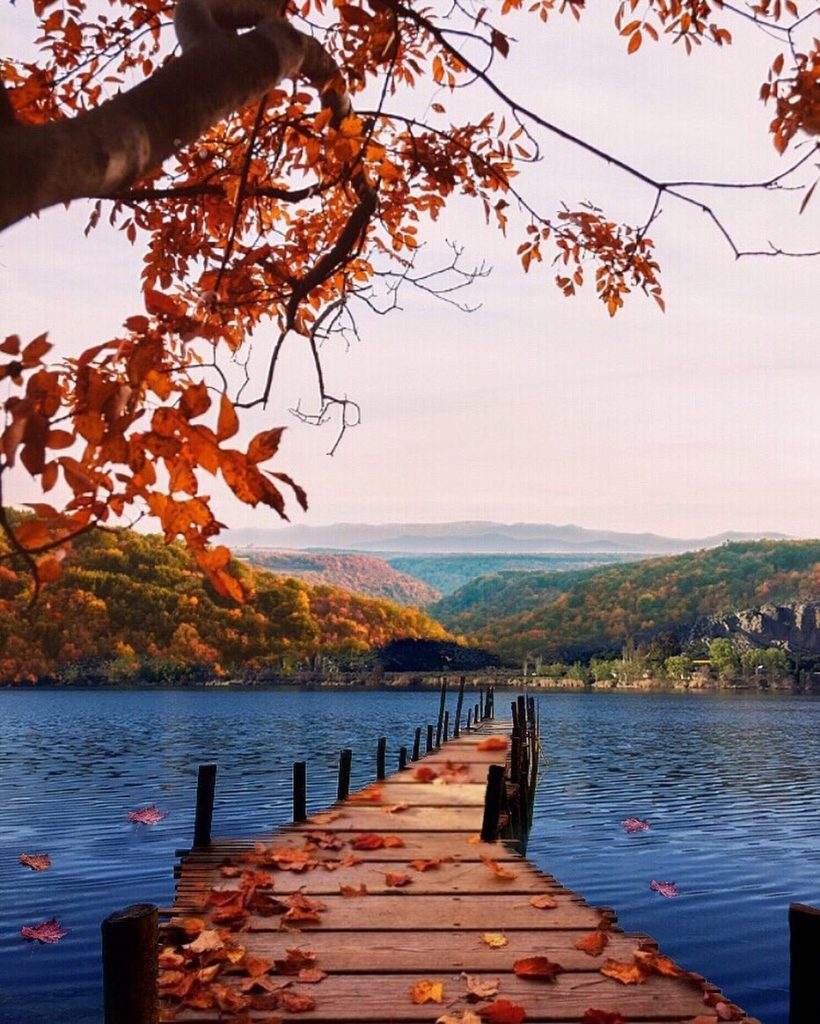
#> input picture comp_vision/l_2/22.jpg, 820 x 1024 px, found by its file name
$ jupyter execute --allow-errors comp_vision_2.ipynb
#> lines starting #> are read from the running program, lines starting #| are printed output that depends on the picture
[cell 1]
import cv2
import numpy as np
from matplotlib import pyplot as plt

[cell 2]
plt.rcParams['figure.figsize'] = [15, 5]

# Завантаження фото
img1 = cv2.imread(r"C:\Users\User\Downloads\22.jpg")
#> img1 is the input picture: shape (1024, 820, 3); mean B, G, R 124.4, 123, 145.9
img1 = cv2.cvtColor(img1, cv2.COLOR_BGR2RGB)

img2 = cv2.imread(r"C:\Users\User\Downloads\44.jpg")
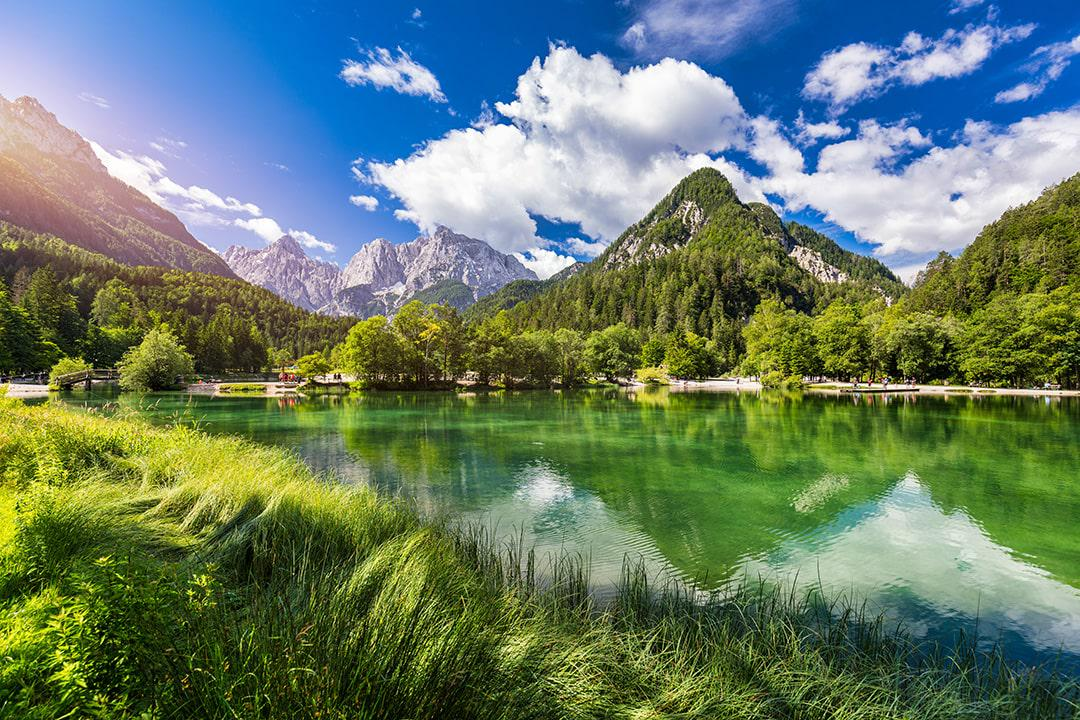
#> input picture comp_vision/l_2/44.jpg, 1080 x 720 px, found by its file name
#> img2 is the input picture: shape (720, 1080, 3); mean B, G, R 105.3, 125.5, 103.8
img2 = cv2.cvtColor(img2, cv2.COLOR_BGR2RGB)

**White Patch**

Ідея алгоритму:
припускається, що найсвітліший піксель на зображенні має бути білим.

[cell 3]
def white_patch(img):
    # вибираємо піксель, який вважаємо білим
    row, col = 485, 567
    white = img[row, col, :]
#> white = [244, 223, 220]

    # обчислюємо коефіцієнти масштабування для каналів
    coeffs = 255.0 / white
#> coeffs = [1.05, 1.14, 1.16]

    # створюємо нове зображення
    balanced = np.zeros_like(img, dtype=np.float32)

    for channel in range(3):
        balanced[..., channel] = img[..., channel] * coeffs[channel]

    balanced = balanced / 255
    balanced[balanced > 1] = 1
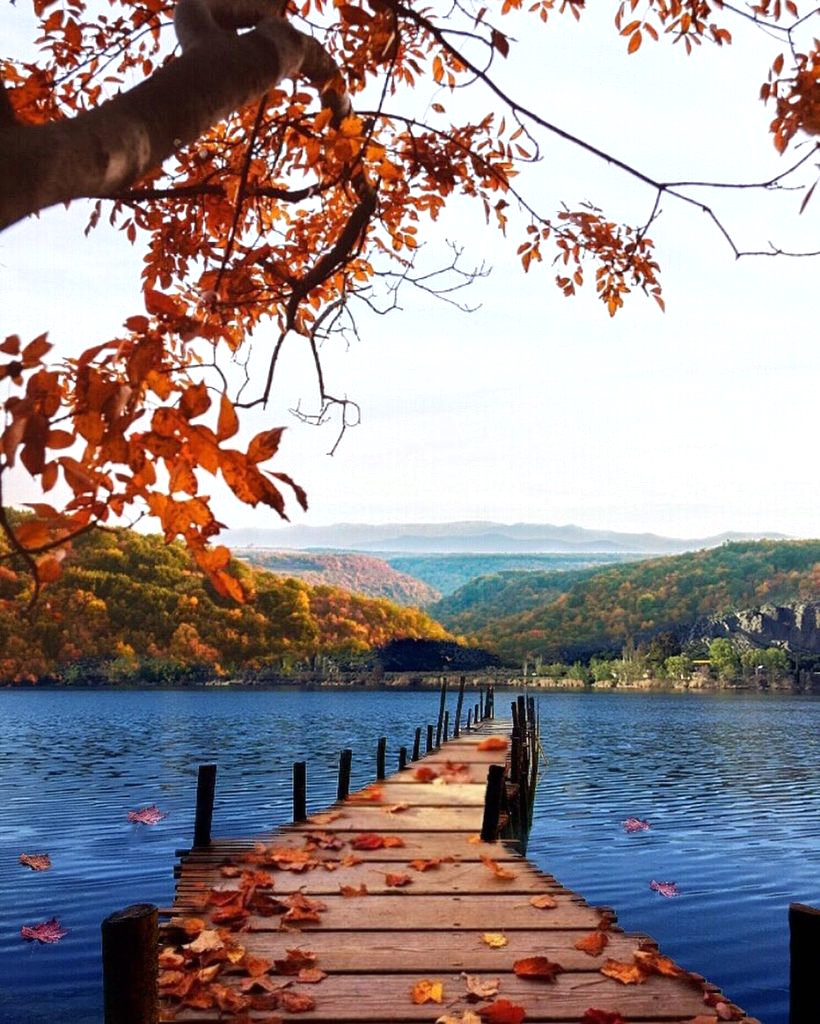
#> balanced: shape (1024, 820, 3) float32; mean R, G, B 0.597, 0.547, 0.554

    return balanced

balanced1 = white_patch(img1)
balanced2 = white_patch(img2)

[cell 4]
plt.figure()

plt.subplot(2,2,1)
plt.imshow(img1)
plt.title("Original 1")
plt.axis(False)

plt.subplot(2,2,2)
plt.imshow(balanced1)
plt.title("White Patch 1")
plt.axis(False)

plt.subplot(2,2,3)
plt.imshow(img2)
plt.title("Original 2")
plt.axis(False)

plt.subplot(2,2,4)
plt.imshow(balanced2)
plt.title("White Patch 2")
plt.axis(False)

plt.show()

**Gray World**

Ідея алгоритму: середній колір сцени повинен бути сірим.

[cell 5]
img11 = cv2.imread("C:/Users/User/Downloads/101.jpg")
#> (the rest of this cell did not finish here and is left out)

[cell 6]
plt.figure()

plt.subplot(2,2,1)
#> (the rest of this cell did not finish here and is left out)

**Scale-by-Max**

Ідея алгоритму: кожен канал масштабується так, щоб його максимальне значення стало 255.

[cell 7]
# Load image
img33 = cv2.imread("C:/Users/User/Downloads/88.jpg")
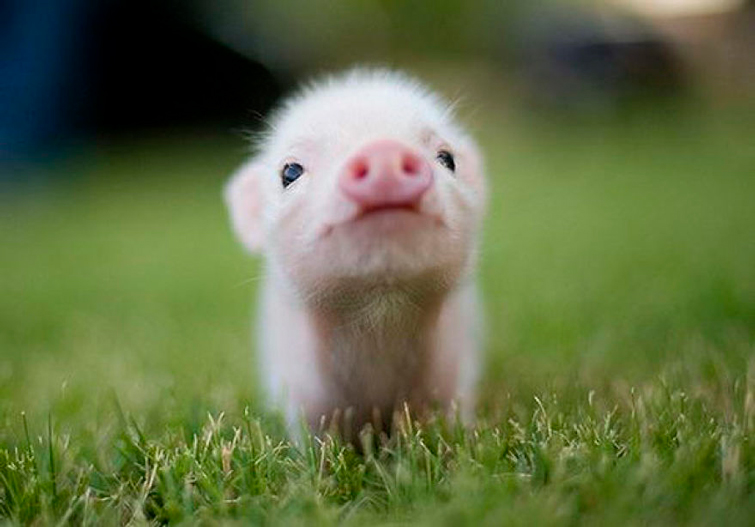
#> input picture comp_vision/l_2/88.jpg, 755 x 527 px, found by its file name
#> img33 is the input picture: shape (527, 755, 3); mean B, G, R 68.3, 111.2, 98.8
img33 = cv2.cvtColor(img33, cv2.COLOR_BGR2RGB)

img44 = cv2.imread("C:/Users/User/Downloads/100.jpg")
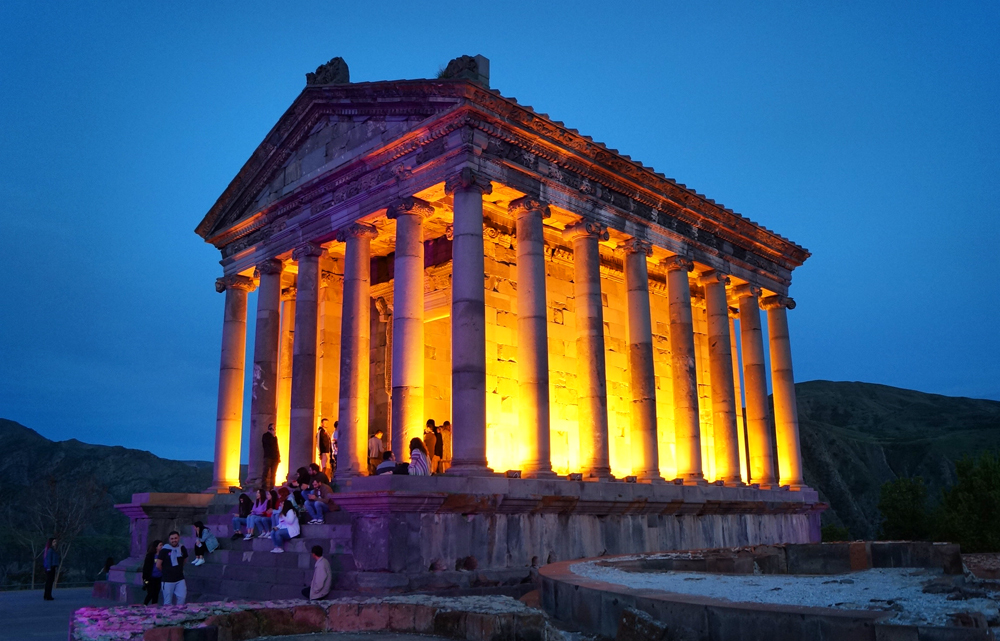
#> input picture comp_vision/l_2/100.jpg, 1000 x 641 px, found by its file name
#> img44 is the input picture: shape (641, 1000, 3); mean B, G, R 110.5, 86.6, 67.1
img44 = cv2.cvtColor(img44, cv2.COLOR_BGR2RGB)

def scale_by_max(img):

    # максимальні значення каналів
    max_r = np.max(img[:,:,0])
#> max_r = 248
    max_g = np.max(img[:,:,1])
#> max_g = 246
    max_b = np.max(img[:,:,2])
#> max_b = 249

    # створення нового зображення
    balanced = np.zeros_like(img, dtype=np.float32)

    # масштабування каналів
    balanced[:,:,0] = img[:,:,0] * (255.0 / max_r)
#> balanced: shape (527, 755, 3) float32
    balanced[:,:,1] = img[:,:,1] * (255.0 / max_g)
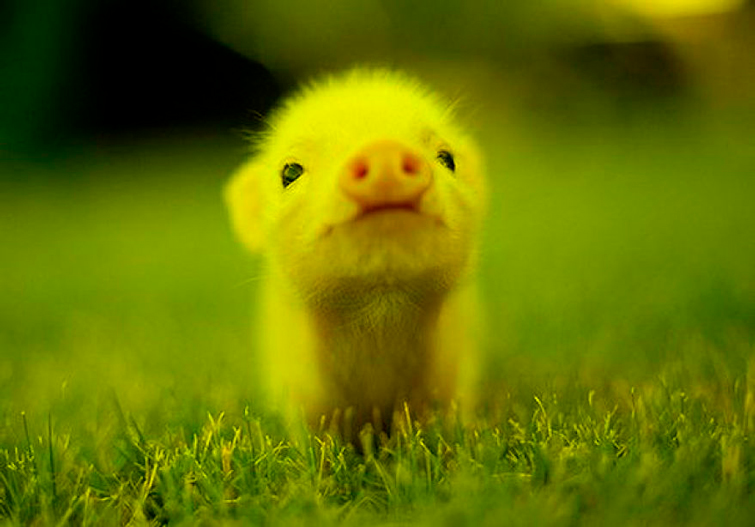
#> balanced: shape (527, 755, 3) float32; mean R, G, B 101.6, 115.3, 0
    balanced[:,:,2] = img[:,:,2] * (255.0 / max_b)

    # нормалізація
    balanced = balanced / 255
    balanced[balanced > 1] = 1

    return balanced

balanced33 = scale_by_max(img33)
balanced44 = scale_by_max(img44)

[cell 8]
plt.figure()

plt.subplot(2,2,1)
plt.imshow(img33)
plt.title("Original 1")
plt.axis(False)

plt.subplot(2,2,2)
plt.imshow(balanced33)
plt.title("Scale by Max 1")
plt.axis(False)

plt.subplot(2,2,3)
plt.imshow(img44)
plt.title("Original 2")
plt.axis(False)

plt.subplot(2,2,4)
plt.imshow(balanced44)
plt.title("Scale by Max 2")
plt.axis(False)

plt.show()

**Висновки**

У лабораторній роботі були реалізовані три алгоритми балансування кольору: White Patch, Gray World та Scale-by-Max.

Алгоритм White Patch базується на припущенні, що найсвітліший піксель на зображенні повинен бути білим. Для цього обирається один піксель і на основі його значень обчислюються коефіцієнти масштабування для кожного каналу.

Алгоритм Gray World виходить з припущення, що середнє значення кольорів сцени має бути сірим. Для цього обчислюються середні значення каналів та масштабуються так, щоб вони були однаковими.

Алгоритм Scale-by-Max масштабує кожен канал відповідно до його максимального значення, щоб максимально використовувати динамічний діапазон.

Після застосування алгоритмів зображення отримують більш природній баланс кольорів та компенсується вплив освітлення.

**Відповіді на питання**

1. Які результати дають різні піксельні операції на різних зображеннях?
Різні піксельні операції змінюють кольоровий баланс зображення по-різному. Деякі методи роблять кольори більш природними, інші можуть зробити зображення світлішим або змінити відтінок.

2. Чому так відбувається?
Це відбувається тому, що кожен алгоритм використовує різний спосіб обчислення коефіцієнтів для корекції кольорових каналів. Через різний розподіл кольорів та освітлення на зображеннях результати можуть відрізнятися.

3. На яких зображеннях, на вашу думку, яку піксельну операцію краще застосовувати?
Алгоритм White Patch добре працює на зображеннях, де є білий або дуже світлий об'єкт. Gray World підходить для зображень з різноманітними кольорами, де середній колір сцени близький до сірого. Scale-by-Max краще використовувати для зображень, де потрібно підсилити контраст кольорових каналів.

**Додатково**

[cell 9]
import cv2
import numpy as np
from matplotlib import pyplot as plt

plt.rcParams['figure.figsize'] = [15,5]

img111 = cv2.imread("C:/Users/User/Downloads/33.jpg")
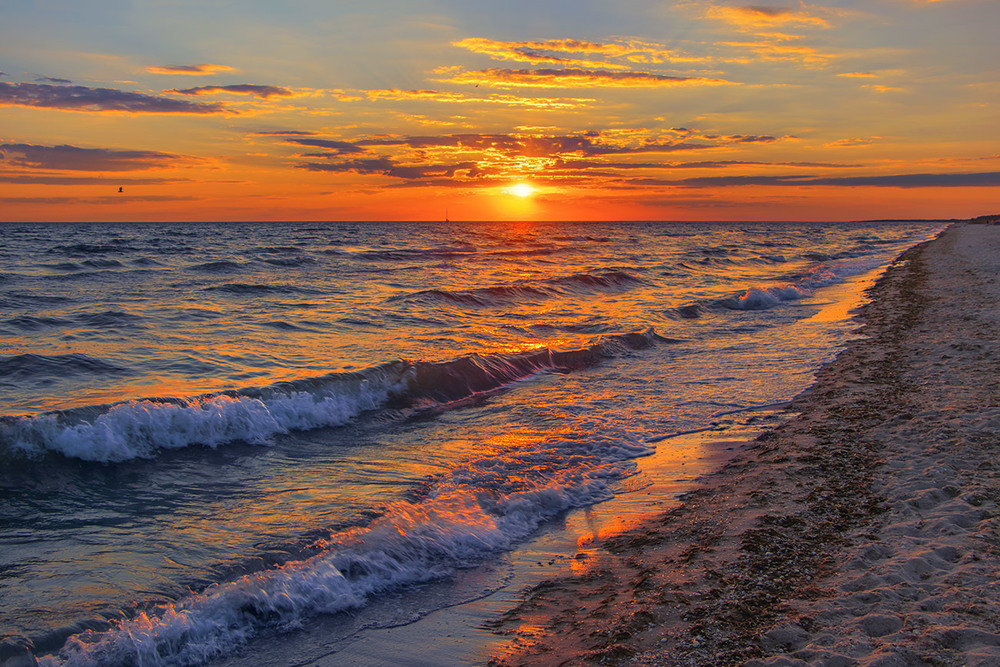
#> input picture comp_vision/l_2/33.jpg, 1000 x 667 px, found by its file name
#> img111 is the input picture: shape (667, 1000, 3); mean B, G, R 80.4, 94.9, 124.3
img111 = cv2.cvtColor(img111, cv2.COLOR_BGR2RGB)

[cell 10]
# Перетворення RGB → HSV
hsv = cv2.cvtColor(img111, cv2.COLOR_RGB2HSV)
#> hsv: shape (667, 1000, 3); mean H, S, V 66.1, 100.9, 131.8

# Розділення каналів
h, s, v = cv2.split(hsv)

# Еквалізація гістограми для каналу V
v_eq = cv2.equalizeHist(v)

# Об’єднання каналів назад
hsv_eq = cv2.merge([h, s, v_eq])
#> hsv_eq: shape (667, 1000, 3); mean H, S, V 66.1, 100.9, 128.1

# Перетворення назад у RGB
result = cv2.cvtColor(hsv_eq, cv2.COLOR_HSV2RGB)

[cell 11]
plt.subplot(121)
plt.imshow(img111)
plt.title("Original")
plt.axis(False)

plt.subplot(122)
plt.imshow(result)
plt.title("Histogram Equalization (HSV)")
plt.axis(False)

[cell 12]
plt.figure(figsize=(12,4))

plt.subplot(1,2,1)
plt.hist(v.ravel(), bins=256, range=(0,255), color='gray')
plt.title("Histogram V (before)")
plt.xlabel("Pixel intensity")
plt.ylabel("Number of pixels")
plt.grid(True)

plt.subplot(1,2,2)
plt.hist(v_eq.ravel(), bins=256, range=(0,255), color='gray')
plt.title("Histogram V (after equalization)")
plt.xlabel("Pixel intensity")
plt.ylabel("Number of pixels")
plt.grid(True)

plt.show()
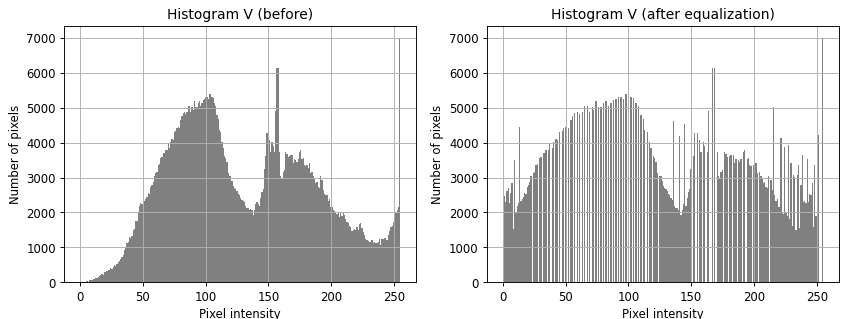
#> figure drawn by matplotlib, 2 panels; panel 1: tallest bar 6998 high, from x = 254 to 255; panel 2: tallest bar 6998 high, from x = 254 to 255
